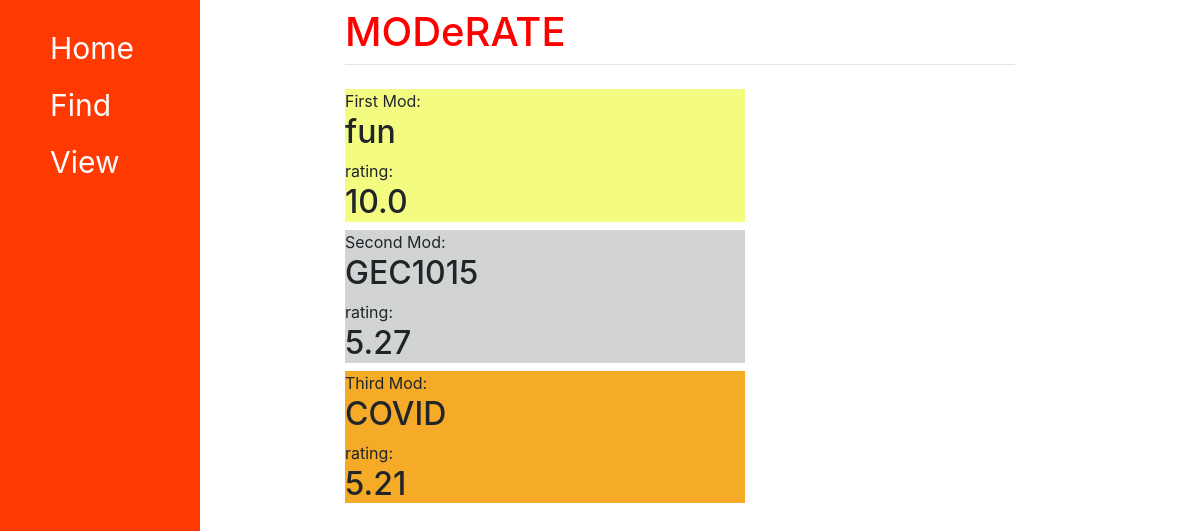
The page /view/rating/ on the database as committed earlier.
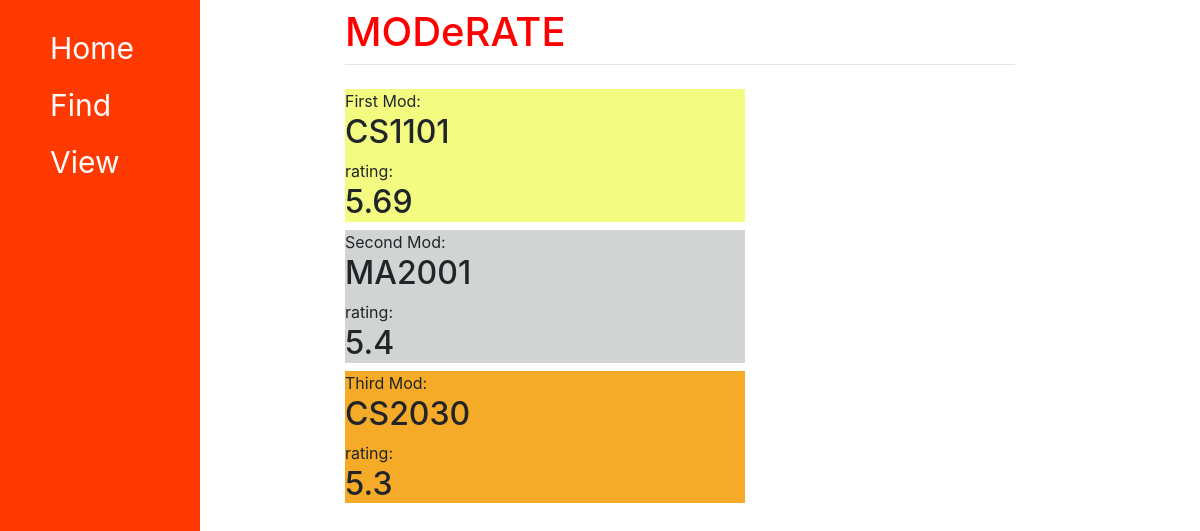
The same page on the database as committed later.
### moderate/models.py (models this page shows)
class Module(models.Model):
    code = models.CharField(max_length = 10)
    rating = models.FloatField(default = 0.0)
    comment1 = models.CharField(max_length = 200, default = "")
    comment2 = models.CharField(max_length = 200, default = "")
    comment3 = models.CharField(max_length = 200, default = "")
    searched = models.IntegerField(default = 1)
    emotions = models.CharField(max_length = 200, default = "1.0,1.0,1.0,1.0,1.0")

### moderate/views.py (the view)
# urls.py: path("view/rating/", views.rating, name="rating"),
def rating(response):
    mydict = {}
    top3 = Module.objects.order_by("-rating")[:3]
    mydict["first"] = getattr(top3[0], "code")
    mydict["second"] = getattr(top3[1], "code")
    mydict["third"] = getattr(top3[2], "code")
    mydict["rate1"] = getattr(top3[0], "rating")
    mydict["rate2"] = getattr(top3[1], "rating")
    mydict["rate3"] = getattr(top3[2], "rating")
    return render(response, "moderate/rating.html", mydict)

### moderate/templates/moderate/rating.html (shortened to what this page needs)
{% extends "moderate/base.html" %}
{% block content %}
<div>
    <div style="background-color:rgb(243, 252, 128);width:400px">
        First Mod: <h2>{{first}}</h2> rating: <h2>{{rate1}}</h2>
    </div>
    <div style="background-color:rgb(209, 212, 211);width:400px">
        Second Mod: <h2>{{second}}</h2> rating: <h2>{{rate2}}</h2>
    </div>
    <div style="background-color:rgb(245, 170, 40);width:400px">
        Third Mod: <h2>{{third}}</h2> rating: <h2>{{rate3}}</h2>
    </div>
</div>
{% endblock %}

### moderate/templates/moderate/base.html (shortened to what this page needs)
<!doctype html>
<html>
<head>
    <link rel="stylesheet" href="https://cdn.jsdelivr.net/npm/bootstrap@4.3.1/dist/css/bootstrap.min.css">
</head>
<body>
    <div class="sidenav">
        <a href="/home/">Home</a>
        <a href="/find/">Find</a>
        <a href="/view/">View</a>
    </div>
    <div id="content", name = "content", class="main">
        <div class="row justify-content-center">
            <div class="col-8">
                <h1 class="mt-2" style = "color:red">MODeRATE</h1>
                <hr class="mt-0 mb-4">
                {% block content %}{% endblock %}
            </div>
        </div>
    </div>
</body>
</html>

### moderate/templates/moderate/base.html (style rules this page uses)
.sidenav { height:100%; width:200px; position: fixed; z-index:1; top:0; left:0; background-color:rgb(255, 57, 2); overflow-x:hidden; padding-top:20px; }
.sidenav a { padding:6px 6px 6px 50px; text-decoration: none; font-size: 30px; color: #fdfdfd; display:block; }
.main { margin-left:160px; padding: 0px 10px; }

Rows that differ between the two databases and show on the page:
removed Module: code "fun", rating "10.0"
removed Module: code "GEC1015", rating "5.27"
removed Module: code "COVID", rating "5.21"
added Module: code "CS1101", rating "5.69"
added Module: code "MA2001", rating "5.4"
added Module: code "CS2030", rating "5.3"
